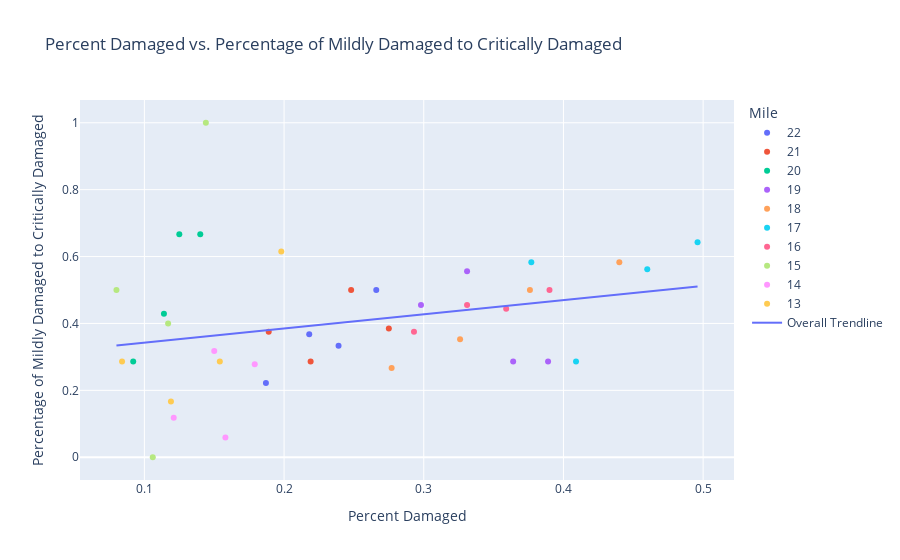

Write notebook code for a chart like this one.
### Markdown cell above
Equation of the best fit line: $y = 0.0953x + 0.0149$

$R^2$ value: $0.2647$

Based on the $R^2$ value and the positive best fit line, there is a weak, positive correlation between the percent slabs that were damaged and the percent of NC slabs that transition to damaged in a span of a year.

### Code cell
fig = px.scatter(rate_of_damage_vs_damage, x='Percent Damaged', y='Percentage of Mildly Damaged to Critically Damaged', color='Mile', trendline='ols', trendline_scope='overall', title='Percent Damaged vs. Percentage of Mildly Damaged to Critically Damaged', hover_data=['Year'])
fig.show()

### Figure 1 — Plotly figure (JSON) as saved in the notebook; plotly's stock layout.template omitted (floating-point values rounded to 4 significant figures)
{"data": [{"customdata": [["2015"], ["2016"], ["2017"], ["2018"]], "hovertemplate": "Mile=22<br>Percent Damaged=%{x}<br>Percentage of Mildly Damaged to Critically Damaged=%{y}<br>Year=%{customdata[0]}<extra></extra>", "legendgroup": "22", "marker": {"color": "#636efa", "symbol": "circle"}, "mode": "markers", "name": "22", "orientation": "v", "showlegend": true, "type": "scatter", "x": [0.187, 0.218, 0.239, 0.266], "xaxis": "x", "y": [0.222, 0.368, 0.333, 0.5], "yaxis": "y"}, {"customdata": [["2015"], ["2016"], ["2017"], ["2018"]], "hovertemplate": "Mile=21<br>Percent Damaged=%{x}<br>Percentage of Mildly Damaged to Critically Damaged=%{y}<br>Year=%{customdata[0]}<extra></extra>", "legendgroup": "21", "marker": {"color": "#EF553B", "symbol": "circle"}, "mode": "markers", "name": "21", "orientation": "v", "showlegend": true, "type": "scatter", "x": [0.189, 0.219, 0.248, 0.275], "xaxis": "x", "y": [0.375, 0.286, 0.5, 0.385], "yaxis": "y"}, {"customdata": [["2015"], ["2016"], ["2017"], ["2018"]], "hovertemplate": "Mile=20<br>Percent Damaged=%{x}<br>Percentage of Mildly Damaged to Critically Damaged=%{y}<br>Year=%{customdata[0]}<extra></extra>", "legendgroup": "20", "marker": {"color": "#00cc96", "symbol": "circle"}, "mode": "markers", "name": "20", "orientation": "v", "showlegend": true, "type": "scatter", "x": [0.092, 0.114, 0.125, 0.14], "xaxis": "x", "y": [0.286, 0.429, 0.667, 0.667], "yaxis": "y"}, {"customdata": [["2015"], ["2016"], ["2017"], ["2018"]], "hovertemplate": "Mile=19<br>Percent Damaged=%{x}<br>Percentage of Mildly Damaged to Critically Damaged=%{y}<br>Year=%{customdata[0]}<extra></extra>", "legendgroup": "19", "marker": {"color": "#ab63fa", "symbol": "circle"}, "mode": "markers", "name": "19", "orientation": "v", "showlegend": true, "type": "scatter", "x": [0.298, 0.331, 0.364, 0.389], "xaxis": "x", "y": [0.455, 0.556, 0.286, 0.286], "yaxis": "y"}, {"customdata": [["2015"], ["2016"], ["2017"], ["2018"]], "hovertemplate": "Mile=18<br>Percent Damaged=%{x}<br>Percentage of Mildly Damaged to Critically Damaged=%{y}<br>Year=%{customdata[0]}<extra></extra>", "legendgroup": "18", "marker": {"color": "#FFA15A", "symbol": "circle"}, "mode": "markers", "name": "18", "orientation": "v", "showlegend": true, "type": "scatter", "x": [0.277, 0.326, 0.376, 0.44], "xaxis": "x", "y": [0.267, 0.353, 0.5, 0.583], "yaxis": "y"}, {"customdata": [["2015"], ["2016"], ["2017"], ["2018"]], "hovertemplate": "Mile=17<br>Percent Damaged=%{x}<br>Percentage of Mildly Damaged to Critically Damaged=%{y}<br>Year=%{customdata[0]}<extra></extra>", "legendgroup": "17", "marker": {"color": "#19d3f3", "symbol": "circle"}, "mode": "markers", "name": "17", "orientation": "v", "showlegend": true, "type": "scatter", "x": [0.377, 0.409, 0.46, 0.496], "xaxis": "x", "y": [0.583, 0.286, 0.562, 0.643], "yaxis": "y"}, {"customdata": [["2015"], ["2016"], ["2017"], ["2018"]], "hovertemplate": "Mile=16<br>Percent Damaged=%{x}<br>Percentage of Mildly Damaged to Critically Damaged=%{y}<br>Year=%{customdata[0]}<extra></extra>", "legendgroup": "16", "marker": {"color": "#FF6692", "symbol": "circle"}, "mode": "markers", "name": "16", "orientation": "v", "showlegend": true, "type": "scatter", "x": [0.293, 0.331, 0.359, 0.39], "xaxis": "x", "y": [0.375, 0.455, 0.444, 0.5], "yaxis": "y"}, {"customdata": [["2015"], ["2016"], ["2017"], ["2018"]], "hovertemplate": "Mile=15<br>Percent Damaged=%{x}<br>Percentage of Mildly Damaged to Critically Damaged=%{y}<br>Year=%{customdata[0]}<extra></extra>", "legendgroup": "15", "marker": {"color": "#B6E880", "symbol": "circle"}, "mode": "markers", "name": "15", "orientation": "v", "showlegend": true, "type": "scatter", "x": [0.08, 0.106, 0.117, 0.144], "xaxis": "x", "y": [0.5, 0, 0.4, 1], "yaxis": "y"}, {"customdata": [["2015"], ["2016"], ["2017"], ["2018"]], "hovertemplate": "Mile=14<br>Percent Damaged=%{x}<br>Percentage of Mildly Damaged to Critically Damaged=%{y}<br>Year=%{customdata[0]}<extra></extra>", "legendgroup": "14", "marker": {"color": "#FF97FF", "symbol": "circle"}, "mode": "markers", "name": "14", "orientation": "v", "showlegend": true, "type": "scatter", "x": [0.121, 0.15, 0.158, 0.179], "xaxis": "x", "y": [0.118, 0.318, 0.059, 0.278], "yaxis": "y"}, {"customdata": [["2015"], ["2016"], ["2017"], ["2018"]], "hovertemplate": "Mile=13<br>Percent Damaged=%{x}<br>Percentage of Mildly Damaged to Critically Damaged=%{y}<br>Year=%{customdata[0]}<extra></extra>", "legendgroup": "13", "marker": {"color": "#FECB52", "symbol": "circle"}, "mode": "markers", "name": "13", "orientation": "v", "showlegend": true, "type": "scatter", "x": [0.084, 0.119, 0.154, 0.198], "xaxis": "x", "y": [0.286, 0.167, 0.286, 0.615], "yaxis": "y"}, {"hovertemplate": "<b>OLS trendline</b><br>Percentage of Mildly Damaged to Critically Damaged = 0.423622 * Percent Damaged + 0.300285<br>R<sup>2</sup>=0.071291<br><br>Percent Damaged=%{x}<br>Percentage of Mildly Damaged to Critically Damaged=%{y} <b>(trend)</b><extra></extra>", "legendgroup": "Overall Trendline", "line": {"color": "#636efa"}, "mode": "lines", "name": "Overall Trendline", "showlegend": true, "type": "scatter", "x": [0.08, 0.084, 0.092, 0.106, 0.114, 0.117, 0.119, 0.121, 0.125, 0.14, 0.144, 0.15, 0.154, 0.158, 0.179, 0.187, 0.189, 0.198, 0.218, 0.219, 0.239, 0.248, 0.266, 0.275, 0.277, 0.293, 0.298, 0.326, 0.331, 0.331, 0.359, 0.364, 0.376, 0.377, 0.389, 0.39, 0.409, 0.44, 0.46, 0.496], "xaxis": "x", "y": [0.3342, 0.3359, 0.3393, 0.3452, 0.3486, 0.3498, 0.3507, 0.3515, 0.3532, 0.3596, 0.3613, 0.3638, 0.3655, 0.3672, 0.3761, 0.3795, 0.3803, 0.3842, 0.3926, 0.3931, 0.4015, 0.4053, 0.413, 0.4168, 0.4176, 0.4244, 0.4265, 0.4384, 0.4405, 0.4405, 0.4524, 0.4545, 0.4596, 0.46, 0.4651, 0.4655, 0.4735, 0.4867, 0.4952, 0.5104], "yaxis": "y"}], "layout": {"legend": {"title": {"text": "Mile"}, "tracegroupgap": 0}, "title": {"text": "Percent Damaged vs. Percentage of Mildly Damaged to Critically Damaged"}, "xaxis": {"anchor": "y", "domain": [0, 1], "title": {"text": "Percent Damaged"}}, "yaxis": {"anchor": "x", "domain": [0, 1], "title": {"text": "Percentage of Mildly Damaged to Critically Damaged"}}}}
